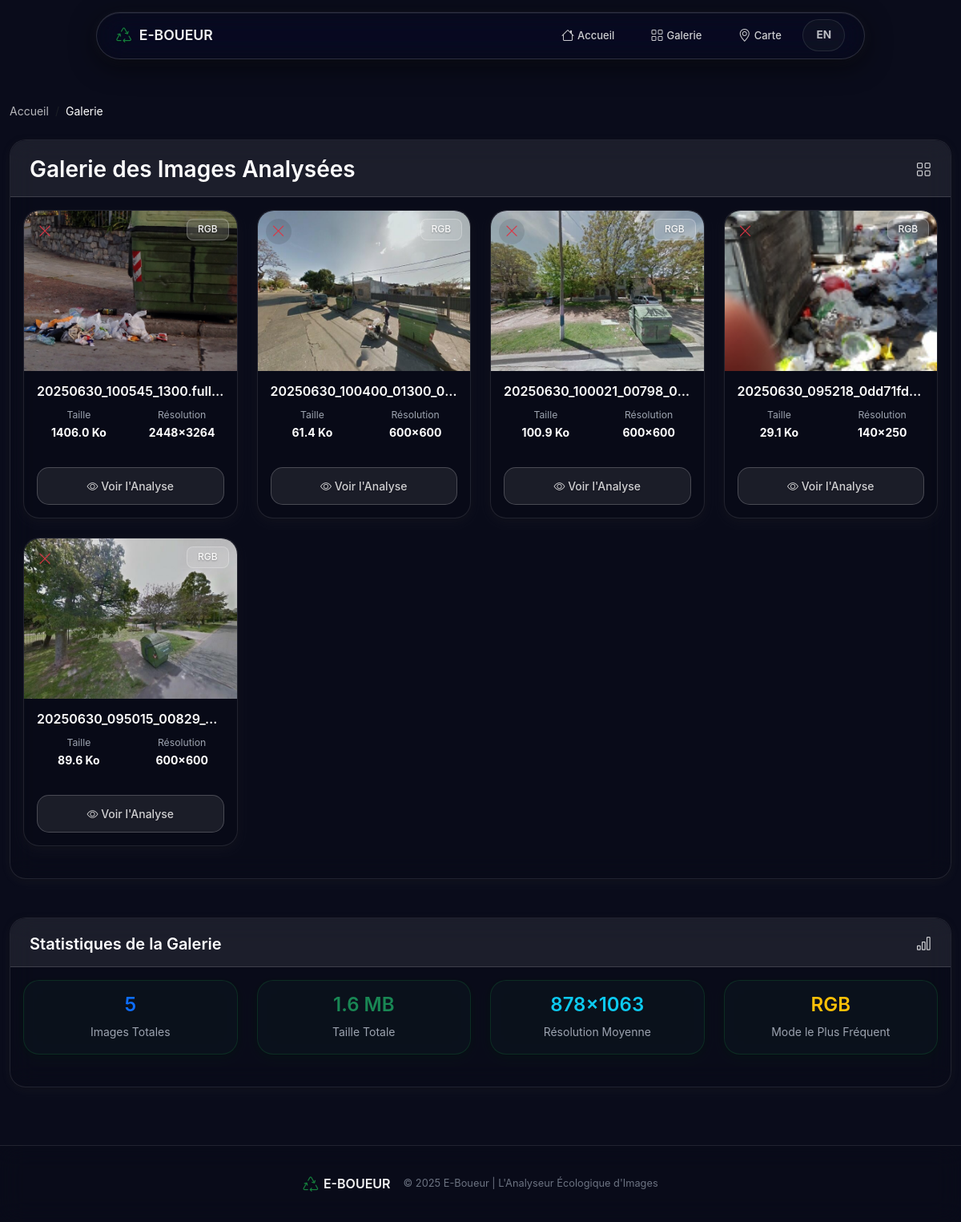
The page /gallery on the database as committed earlier.
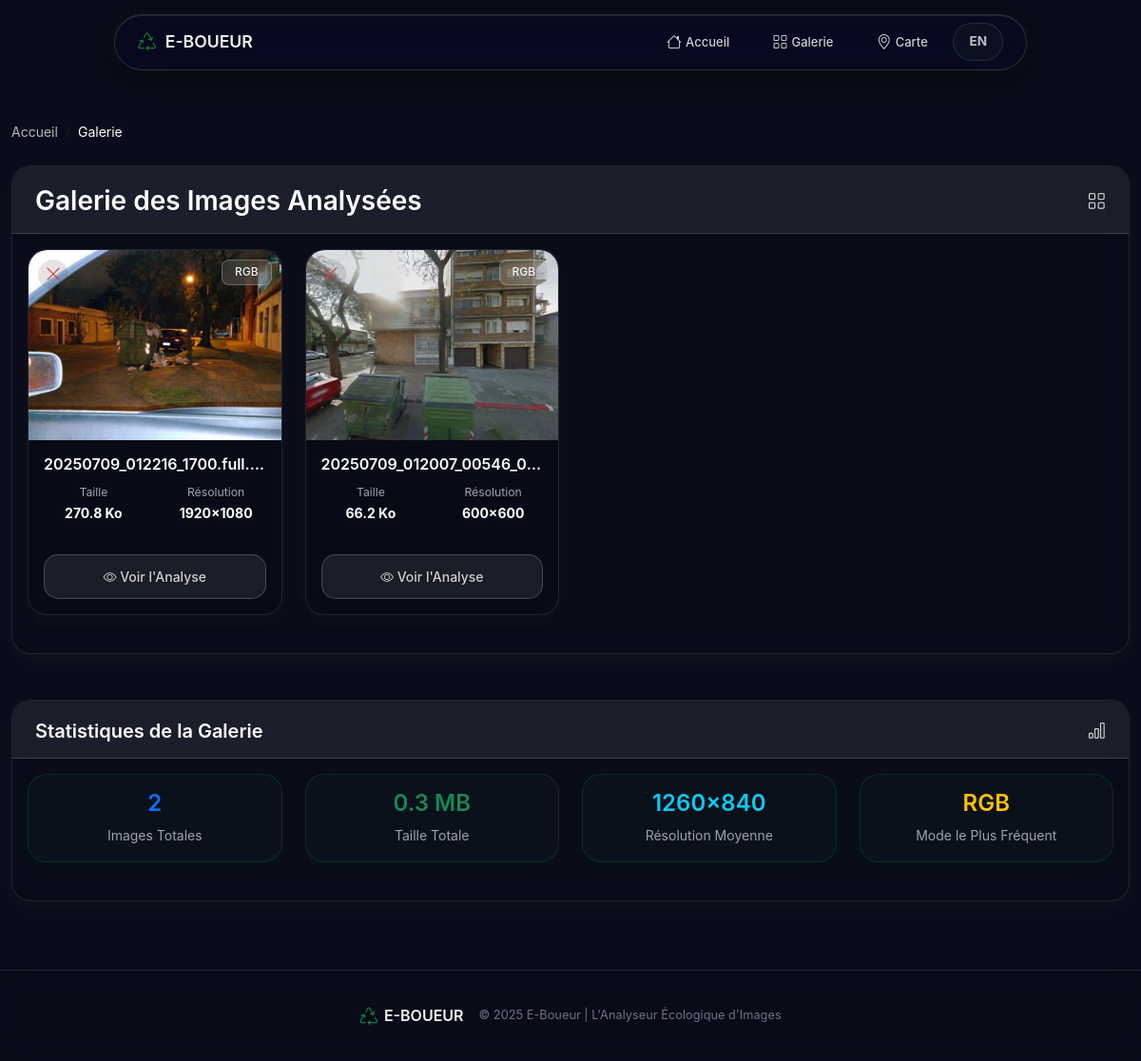
The same page on the database as committed later.
### tables this page shows
CREATE TABLE images (
    id INTEGER PRIMARY KEY AUTOINCREMENT,
    filename TEXT NOT NULL,
    filepath TEXT NOT NULL,
    upload_date TIMESTAMP DEFAULT CURRENT_TIMESTAMP,
    file_size_bytes INTEGER,
    file_size_ko REAL,
    file_size_mo REAL,
    width INTEGER,
    height INTEGER,
    total_pixels INTEGER,
    image_mode TEXT,
    latitude REAL,
    longitude REAL,
    prediction TEXT,
    prediction_confidence REAL,
    original_size_bytes INTEGER,
    compressed_size_bytes INTEGER,
    compression_ratio REAL DEFAULT 0,
    has_thumbnail BOOLEAN DEFAULT FALSE,
    thumbnail_path TEXT
);

### app.py (the view)
@app.route('/gallery')
def gallery():
    conn = get_db_connection()
    images = conn.execute('''
        SELECT id, filename, filepath, upload_date, file_size_ko, width, height, image_mode
        FROM images ORDER BY upload_date DESC
    ''').fetchall()
    print(f"Number of images fetched for gallery: {len(images)}")
    for img in images:
        file_on_disk = os.path.join(app.config['UPLOAD_FOLDER'], img['filename'])
        print(f"Gallery image: {file_on_disk} - Exists: {os.path.exists(file_on_disk)}")
    if images:
        total_size = sum(img['file_size_ko'] for img in images) / 1024  # Convertir en MB
        avg_width = sum(img['width'] for img in images) / len(images)
        avg_height = sum(img['height'] for img in images) / len(images)
        avg_resolution = f"{avg_width:.0f}×{avg_height:.0f}"
        modes = [img['image_mode'] for img in images if img['image_mode']]
        most_common_mode = max(set(modes), key=modes.count) if modes else 'rgb'
    else:
        total_size = 0
        avg_resolution = '0×0'
        most_common_mode = 'rgb'
    conn.close()
    return render_template('gallery.html',
                         images=images,
                         total_size=total_size,
                         avg_resolution=avg_resolution,
                         most_common_mode=most_common_mode)

### app.py (called while the page is built)
def get_db_connection():
    conn = sqlite3.connect('database/images.db', detect_types=sqlite3.PARSE_DECLTYPES|sqlite3.PARSE_COLNAMES)
    conn.row_factory = sqlite3.Row
    return conn

def get_locale():
    lang = session.get('lang')
    if lang in LANGUAGES:
        return lang
    return 'fr'

def translate(text):
    lang = get_locale()
    return TRANSLATIONS.get(lang, {}).get(text, text)

@app.context_processor
def inject_translations():
    return dict(_=translate, lang=get_locale())

### templates/html/gallery.html (shortened to what this page needs)
{% extends "base.html" %}
{% block content %}
<div class="row">
    <div class="col-12">
        <nav aria-label="breadcrumb">
            <ol class="breadcrumb">
                <li class="breadcrumb-item"><a href="{{ url_for('index') }}">{{ _('Accueil') }}</a></li>
                <li class="breadcrumb-item active">{{ _('Galerie') }}</li>
            </ol>
        </nav>
    </div>
</div>
<div class="row mb-4">
    <div class="col-12">
        <div class="card">
            <div class="card-header">
                <h3 class="mb-0">
                    <span>{{ _('Galerie des Images Analysées') }}</span>
                    <i class="bi bi-grid"></i>
                </h3>
            </div>
            <div class="card-body">
                {% if images|length > 0 %}
                    <div class="row" id="galleryGrid">
                        {% for image in images %}
                            <div class="col-lg-3 col-md-4 col-sm-6 mb-4 gallery-item" data-image-id="{{ image.id }}">
                                <div class="card h-100 position-relative">
                                    <form method="post" action="{{ url_for('delete_image', image_id=image.id) }}"
                                          style="position: absolute; top: 10px; left: 10px; z-index: 3;"
                                          onsubmit="return confirm('Supprimer cette image ?');">
                                        <button type="submit" class="btn btn-sm btn-outline-danger"
                                                style="border-radius: 50%; background: rgba(0,0,0,0.10); border: none; width: 32px; height: 32px; padding: 0; display: flex; align-items: center; justify-content: center;">
                                            <i class="bi bi-x-lg" style="font-size: 1.1rem;"></i>
                                        </button>
                                    </form>
                                    <img src="{{ url_for('static', filename='uploads/' + image.filename) }}"
                                         class="card-img-top gallery-image"
                                         style="height: 200px; object-fit: cover;"
                                         onerror="this.src='/static/images/placeholder.png'"
                                         alt="{{ image.filename }}"
>
                                    <span class="badge badge-glassmorphism"
                                          style="position: absolute; top: 10px; right: 10px; z-index: 2;">
                                        {{ image.image_mode.upper() }}
                                    </span>
                                    <div class="card-body d-flex flex-column">
                                        <h6 class="card-title text-truncate">{{ image.filename }}</h6>
                                        <div class="row text-center mb-2">
                                            <div class="col-6">
                                                <small class="text-muted">{{ _('Taille') }}</small><br>
                                                <strong>{{ "%.1f"|format(image.file_size_ko) }} Ko</strong>
                                            </div>
                                            <div class="col-6">
                                                <small class="text-muted">{{ _('Résolution') }}</small><br>
                                                <strong>{{ image.width }}×{{ image.height }}</strong>
                                            </div>
                                        </div>
                                        <div class="mt-auto d-flex gap-2">
                                            <a href="{{ url_for('view_analysis', image_id=image.id) }}"
                                               class="btn btn-secondary btn-sm w-100">
                                                <i class="bi bi-eye"></i>
                                                {{ _('Voir l\'Analyse') }}
                                            </a>
                                        </div>
                                    </div>
                                </div>
                            </div>
                        {% endfor %}
                    </div>
                {% endif %}
            </div>
        </div>
    </div>
</div>
{% if images|length > 0 %}
<div class="row">
    <div class="col-12">
        <div class="card">
            <div class="card-header">
                <h5 class="mb-0">
                    <span>{{ _('Statistiques de la Galerie') }}</span>
                    <i class="bi bi-bar-chart"></i>
                </h5>
            </div>
            <div class="card-body">
                <div class="row text-center">
                    <div class="col-md-3">
                        <div class="stats-card card">
                            <div class="card-body">
                                <h4 class="text-primary">{{ images|length }}</h4>
                                <p class="mb-0 text-muted">{{ _('Images Totales') }}</p>
                            </div>
                        </div>
                    </div>
                    <div class="col-md-3">
                        <div class="stats-card card">
                            <div class="card-body">
                                <h4 class="text-success">{{ "%.1f"|format(total_size) }} MB</h4>
                                <p class="mb-0 text-muted">{{ _('Taille Totale') }}</p>
                            </div>
                        </div>
                    </div>
                    <div class="col-md-3">
                        <div class="stats-card card">
                            <div class="card-body">
                                <h4 class="text-info">{{ avg_resolution }}</h4>
                                <p class="mb-0 text-muted">{{ _('Résolution Moyenne') }}</p>
                            </div>
                        </div>
                    </div>
                    <div class="col-md-3">
                        <div class="stats-card card">
                            <div class="card-body">
                                <h4 class="text-warning">{{ most_common_mode.upper() }}</h4>
                                <p class="mb-0 text-muted">{{ _('Mode le Plus Fréquent') }}</p>
                            </div>
                        </div>
                    </div>
                </div>
            </div>
        </div>
    </div>
</div>
{% endif %}
{% endblock %}

### templates/html/base.html (shortened to what this page needs)
<!DOCTYPE html>
<html lang="{{ lang }}">
<head>
    <link href="https://cdn.jsdelivr.net/npm/bootstrap@5.3.0/dist/css/bootstrap.min.css" rel="stylesheet">
    <link href="https://cdn.jsdelivr.net/npm/bootstrap-icons@1.11.0/font/bootstrap-icons.css" rel="stylesheet">
    <link href="{{ url_for('static', filename='css/style.css') }}" rel="stylesheet" type="text/css">
</head>
<body class="d-flex flex-column min-vh-100">
    <nav class="navbar navbar-dark">
        <div class="container">
                <a class="navbar-brand" href="{{ url_for('index') }}">
                <i class="bi bi-recycle" style="color: #15803d; font-size: 1.2rem; margin-right: 0.2rem;"></i>
                    <span class="brand-text">E-BOUEUR</span>
                </a>
            <div class="ms-auto d-flex align-items-center gap-3">
                <ul class="navbar-nav" style="flex-direction: row; gap: 1.5rem; margin: 0;">
                <li class="nav-item">
                    <a class="nav-link" href="{{ url_for('index') }}">
                        <i class="bi bi-house"></i> {{ _('Accueil') }}
                    </a>
                </li>
                <li class="nav-item">
                    <a class="nav-link" href="{{ url_for('gallery') }}">
                        <i class="bi bi-grid"></i> {{ _('Galerie') }}
                    </a>
                </li>
                <li class="nav-item">
                    <a class="nav-link" href="{{ url_for('map_view') }}">
                        <i class="bi bi-geo-alt"></i> {{ _('Carte') }}
                    </a>
                </li>
            </ul>
                <div class="d-flex align-items-center bg-dark bg-opacity-25 px-2 py-1 rounded-pill border border-secondary border-opacity-25">
                    {% if lang == 'fr' %}
                        <a href="{{ url_for('set_language', lang='en') }}" class="text-decoration-none text-light opacity-75 fw-bold px-2 py-1 rounded-pill language-switch" style="font-size: 0.85rem; transition: opacity 0.3s;">EN</a>
                    {% else %}
                        <a href="{{ url_for('set_language', lang='fr') }}" class="text-decoration-none text-light opacity-75 fw-bold px-2 py-1 rounded-pill language-switch" style="font-size: 0.85rem; transition: opacity 0.3s;">FR</a>
                    {% endif %}
                </div>
            </div>
        </div>
    </nav>
    <main class="container main-container flex-grow-1">
        {% block content %}{% endblock %}
    </main>
    <footer class="footer">
        <div class="container d-flex justify-content-center align-items-center gap-3">
            <div class="d-flex align-items-center">
                <i class="bi bi-recycle" style="color: #15803d; font-size: 1.2rem; margin-right: 0.4rem;"></i>
                <span class="brand-text" style="color: rgba(255, 255, 255, 0.95); font-weight: 600; font-size: 1rem;">E-BOUEUR</span>
            </div>
            <p class="mb-0" style="font-size: 0.8rem;">
                © 2025 E-Boueur | L'Analyseur Écologique d'Images
            </p>
        </div>
    </footer>
</body>
</html>

### templates/html/gallery.html (style rules this page uses)
.gallery-item { position: relative; }
.gallery-image { transition: none; }

Rows that differ between the two databases and show on the page:
removed images: filename (picture), image_mode "RGB", filename "20250630_100545_1300.full…", file_size_ko "1406.0", width "2448", height "3264", upper "RGB"
removed images: filename (picture), image_mode "RGB", filename "20250630_100400_01300_0…", file_size_ko "61.4", width "600", height "600"
removed images: filename (picture), image_mode "RGB", filename "20250630_100021_00798_0…", file_size_ko "100.9", width "600", height "600"
removed images: filename (picture), image_mode "RGB", filename "20250630_095218_0dd71fd…", file_size_ko "29.1", width "140", height "250"
removed images: filename (picture), image_mode "RGB", filename "20250630_095015_00829_…", file_size_ko "89.6", width "600", height "600"
added images: filename (picture), image_mode "RGB", filename "20250709_012216_1700.full.…", file_size_ko "270.8", width "1920", height "1080", upper "RGB"
added images: filename (picture), image_mode "RGB", filename "20250709_012007_00546_0…", file_size_ko "66.2", width "600", height "600"
Other text that changed with them:
{{ images|length }}: "5" → "2"
{{ "%.1f"|format(total_size) }}: "1.6" → "0.3"
{{ avg_resolution }}: "878×1063" → "1260×840"
